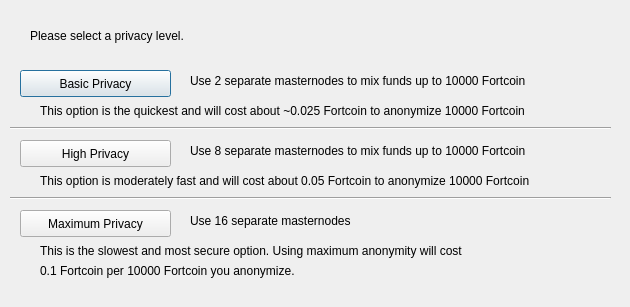
<?xml version="1.0" encoding="UTF-8"?>
<ui version="4.0">
 <class>ObfuscationConfig</class>
 <widget class="QDialog" name="ObfuscationConfig">
  <property name="geometry">
   <rect>
    <x>0</x>
    <y>0</y>
    <width>630</width>
    <height>307</height>
   </rect>
  </property>
  <property name="windowTitle">
   <string>Configure Obfuscation</string>
  </property>
  <widget class="QPushButton" name="buttonBasic">
   <property name="geometry">
    <rect>
     <x>20</x>
     <y>70</y>
     <width>151</width>
     <height>27</height>
    </rect>
   </property>
   <property name="text">
    <string>Basic Privacy</string>
   </property>
  </widget>
  <widget class="QPushButton" name="buttonHigh">
   <property name="geometry">
    <rect>
     <x>20</x>
     <y>140</y>
     <width>151</width>
     <height>27</height>
    </rect>
   </property>
   <property name="text">
    <string>High Privacy</string>
   </property>
  </widget>
  <widget class="QPushButton" name="buttonMax">
   <property name="geometry">
    <rect>
     <x>20</x>
     <y>210</y>
     <width>151</width>
     <height>27</height>
    </rect>
   </property>
   <property name="text">
    <string>Maximum Privacy</string>
   </property>
  </widget>
  <widget class="QLabel" name="label">
   <property name="geometry">
    <rect>
     <x>30</x>
     <y>20</y>
     <width>571</width>
     <height>31</height>
    </rect>
   </property>
   <property name="text">
    <string>Please select a privacy level.</string>
   </property>
  </widget>
  <widget class="QLabel" name="label_2">
   <property name="geometry">
    <rect>
     <x>190</x>
     <y>70</y>
     <width>421</width>
     <height>21</height>
    </rect>
   </property>
   <property name="text">
    <string>Use 2 separate masternodes to mix funds up to 10000 Fortcoin</string>
   </property>
  </widget>
  <widget class="QLabel" name="label_3">
   <property name="geometry">
    <rect>
     <x>190</x>
     <y>140</y>
     <width>411</width>
     <height>21</height>
    </rect>
   </property>
   <property name="text">
    <string>Use 8 separate masternodes to mix funds up to 10000 Fortcoin</string>
   </property>
  </widget>
  <widget class="QLabel" name="label_4">
   <property name="geometry">
    <rect>
     <x>190</x>
     <y>210</y>
     <width>421</width>
     <height>21</height>
    </rect>
   </property>
   <property name="text">
    <string>Use 16 separate masternodes</string>
   </property>
  </widget>
  <widget class="QLabel" name="label_6">
   <property name="geometry">
    <rect>
     <x>40</x>
     <y>100</y>
     <width>561</width>
     <height>21</height>
    </rect>
   </property>
   <property name="text">
    <string>This option is the quickest and will cost about ~0.025 Fortcoin to anonymize 10000 Fortcoin</string>
   </property>
  </widget>
  <widget class="QLabel" name="label_7">
   <property name="geometry">
    <rect>
     <x>40</x>
     <y>170</y>
     <width>561</width>
     <height>21</height>
    </rect>
   </property>
   <property name="text">
    <string>This option is moderately fast and will cost about 0.05 Fortcoin to anonymize 10000 Fortcoin</string>
   </property>
  </widget>
  <widget class="QLabel" name="label_8">
   <property name="geometry">
    <rect>
     <x>40</x>
     <y>240</y>
     <width>561</width>
     <height>21</height>
    </rect>
   </property>
   <property name="text">
    <string>This is the slowest and most secure option. Using maximum anonymity will cost</string>
   </property>
  </widget>
  <widget class="QLabel" name="label_9">
   <property name="geometry">
    <rect>
     <x>40</x>
     <y>260</y>
     <width>561</width>
     <height>21</height>
    </rect>
   </property>
   <property name="text">
    <string>0.1 Fortcoin per 10000 Fortcoin you anonymize.</string>
   </property>
  </widget>
  <widget class="Line" name="line">
   <property name="geometry">
    <rect>
     <x>10</x>
     <y>120</y>
     <width>601</width>
     <height>16</height>
    </rect>
   </property>
   <property name="orientation">
    <enum>Qt::Horizontal</enum>
   </property>
  </widget>
  <widget class="Line" name="line_2">
   <property name="geometry">
    <rect>
     <x>10</x>
     <y>190</y>
     <width>601</width>
     <height>16</height>
    </rect>
   </property>
   <property name="orientation">
    <enum>Qt::Horizontal</enum>
   </property>
  </widget>
 </widget>
 <resources/>
 <connections/>
</ui>
